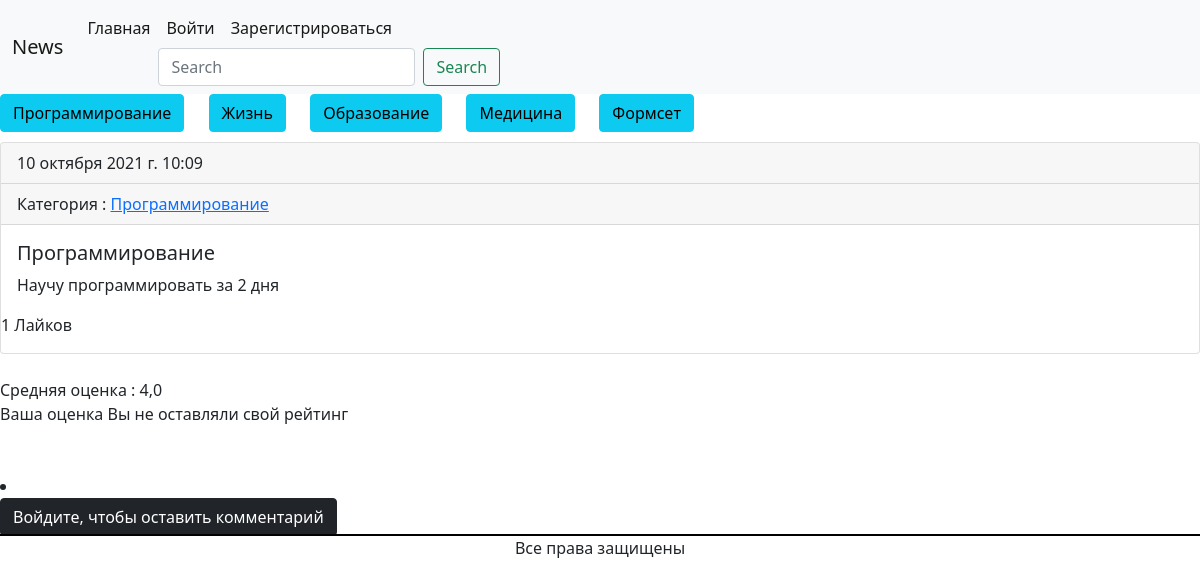
The page /news/post_full/1 on the database its author committed.
### news/models.py (models this page shows, shortened)
class Rubric(models.Model):
    name = models.CharField(max_length=20, db_index=True, unique=True, verbose_name='Название')
    def __str__(self):
        return self.name
    class Meta:
        verbose_name = 'Рубрика'
        verbose_name_plural = 'Рубрики'

class Post(models.Model):
    title = models.CharField(max_length=255, verbose_name='Заголовок')
    text = models.TextField(verbose_name='Текст')
    rubric = models.ForeignKey(Rubric, on_delete=models.PROTECT, verbose_name='Рубрика', related_name='posts')
    created_at = models.DateTimeField(auto_now_add=True, verbose_name='Дата создания')
    user = models.ForeignKey('AdvUser', on_delete=models.SET_NULL, verbose_name='Пользователь', null=True, blank=True)
    def get_review(self):
        return Comment.objects.filter(post=self.id)
    class Meta:
        verbose_name = 'Пост'
        verbose_name_plural = 'Посты'
        ordering = ['-created_at']

### news/views.py (the view)
# urls.py: path('post_full/<int:pk>', PostDetailView.as_view(), name='post_full'),   # получилось
class PostDetailView(DetailView):
    model = Post
    template_name = 'news/post_detail.html'
    context_object_name = 'post'
    def get_context_data(self, **kwargs):
        context = super().get_context_data()
        post = get_object_or_404(Post, pk=self.kwargs.get('pk'))
        if self.request.user.is_authenticated:
            if Rating.objects.filter(post=post, user=self.request.user):
                user_rating = Rating.objects.get(post=post, user=self.request.user).rating
            else:
                user_rating = 'Вы не оставляли свой рейтинг'
        else:
            user_rating = 'Вы не оставляли свой рейтинг'
        ratings = 0
        likes = 0
        if post.ratings.all():
            for rating in post.ratings.all():
                ratings += int(rating.rating)
            ratings = round(ratings / len(post.ratings.all()), 2)
        else:
            ratings = 'Никто не оставлял своей оценки.Будьте первыми'
        if post.likes.all():
            likes = len(post.likes.filter(like=True))
        if self.request.user.is_authenticated:
            if Like.objects.filter(post=post, user=self.request.user):
                user_like = Like.objects.get(post=post, user=self.request.user)
                context['user_like'] = user_like
        context['ratings'] = ratings
        context['likes'] = likes
        context['user_rating'] = user_rating
        return context

### news/templatetags/custom_tags.py (called while the page is built)
@register.simple_tag()
def rubric_all():
    return Rubric.objects.all()

### templates/news/post_detail.html (shortened to what this page needs)
{% extends 'news/base.html' %}
{% block content %}
<div class="card">
  <div class="card-header">
    {{post.created_at}}
  </div>
    <div class="card-header">
        Категория : <a href="{% url 'rubric_post' post.rubric.id%}">{{post.rubric}}</a>
  </div>
  <div class="card-body">
    <h5 class="card-title">{{post.title}}</h5>
    <p class="card-text">{{post.text}}</p>
  </div>
    <div><p>{{likes}} Лайков</p></div>
</div><br>
      Средняя оценка : {{ratings}}<br>
        <div><p>Ваша оценка {{user_rating}}</p></div><br>
        <br>
<li>
{% if user.is_authenticated %}
<div class="row">
            <div class="single-form-left">
                <div class="contact-single">
                    <h3 class="editContent">
                        Оставить
                        отзыв</h3>
                    <form action="{% url 'add_review' post.id %}" method="post" class="mt-4"
                          id="formReview">
                        {% csrf_token %}
                        <div class="form-group editContent">
                            <label for="contactcomment" class="editContent">
                                Ваш комментарий *
                            </label>
                            <textarea class="form-control border" rows="5" name="content"
                                      id="contactcomment" required=""></textarea>
                        </div>
                        <div class="d-sm-flex">
                            <div class="col-sm-6 form-group p-0 editContent">
                                <label class="editContent">
                                    Имя *
                                </label>
                                <p class="form-control border">{{request.user.username}}</p>
                            </div>
                        <button type="submit"
                                class="mt-3 btn btn-success btn-block py-3">
                            Отправить
                        </button>
                    </form>
                </div>
            </div>
        </div>
    {%else%}
    <div><a href="{% url 'login' %}"><button class="btn btn-dark">Войдите, чтобы оставить комментарий</button></a></div>
{%endif%}
{% endblock %}

### templates/news/base.html (shortened to what this page needs)
{% load static %}
{% load custom_tags %}
<!doctype html>
<html lang="en">
<head>
    <link rel="stylesheet" type="text/css" href="{%static 'news/style.css'%}">
    <link href="https://cdn.jsdelivr.net/npm/bootstrap@5.1.3/dist/css/bootstrap.min.css" rel="stylesheet">
</head>
<body>
<nav class="navbar navbar-expand-lg navbar-light bg-light">
  <div class="container-fluid">
    <a class="navbar-brand" href="#">News</a>
    <div class="collapse navbar-collapse" id="navbarSupportedContent">
      <ul class="navbar-nav me-auto mb-2 mb-lg-0">
        <li class="nav-item">
          <a class="nav-link active" aria-current="page" href="{% url 'home' %}">Главная</a>
        </li>
        <li class="nav-item dropdown">
          {%if user.is_authenticated%}
          <a class="nav-link dropdown-toggle" href="#" id="navbarDropdown" role="button" data-bs-toggle="dropdown" aria-expanded="false">
            Профиль
          </a>
              <ul class="dropdown-menu" aria-labelledby="navbarDropdown">
                <li><a class="dropdown-item" href="{% url 'profile' %}">Мои посты</a></li>
                <li><a class="dropdown-item" href="{% url 'change_password' %}">Изменить пароль</a></li>
                <li><a class="dropdown-item" href="{% url 'create_post' %}">Создать пост</a></li>
                <li><hr class="dropdown-divider"></li>
                <li><a class="dropdown-item" href="{%url 'logout'%}">Выйти</a></li>
              </ul>
            </li>
          </ul>
        {%if request.user.username == 'admin'%}
        <a class="dropdown-item" href="{%url 'ass'%}">Формсеты через функцию</a>
        <a class="dropdown-item" href="{%url 'ass1'%}">Формсеты через класс</a>
        {%endif%}
      {%else%}
<ul class="navbar-nav me-auto mb-2 mb-lg-0">
        <li class="nav-item">
          <a class="nav-link active" aria-current="page" href="{% url 'login' %}">Войти</a>
        </li>
  <li class="nav-item">
          <a class="nav-link active" aria-current="page" href="{% url 'register' %}">Зарегистрироваться</a>
        </li>
  </ul>
      {%endif%}
      <form class="d-flex" method="get" action="{% url 'search' %}" >
        <input class="form-control me-2" type="search" placeholder="Search" aria-label="Search" name="q">
        <button class="btn btn-outline-success" type="submit">Search</button>
      </form>
    </div>
  </div>
</nav>
<div class="rubric_class">
    {% rubric_all as rubrics %}
    {%for rubric in rubrics%}
<a href="{% url 'rubric_post' rubric.id%}" class="btn btn-info">{{rubric.name}}</a>
    {%endfor%}
</div>
{%block content%}
{%endblock%}
<footer class="footer_class">Все права защищены</footer>
</body>
</html>

### static/news/style.css (style rules this page uses)
.footer_class { text-align:center; outline: 2px solid #000; height: 100px; }
.rubric_class { word-spacing: 20px; border-bottom-width:10px; border-bottom-color: white; border-bottom-style: solid; }

### rows shown on the page
Rubric: name "Программирование"
Rubric: name "Жизнь"
Rubric: name "Образование"
Rubric: name "Медицина"
Rubric: name "Формсет"
Post: created_at "10 октября 2021 г. 10:09", rubric "Программирование", title "Программирование", text "Научу программировать за 2 дня"

### other values the page prints
{{ likes }} "1"
{{ ratings }} "4,0"
{{ user_rating }} "Вы не оставляли свой рейтинг"
